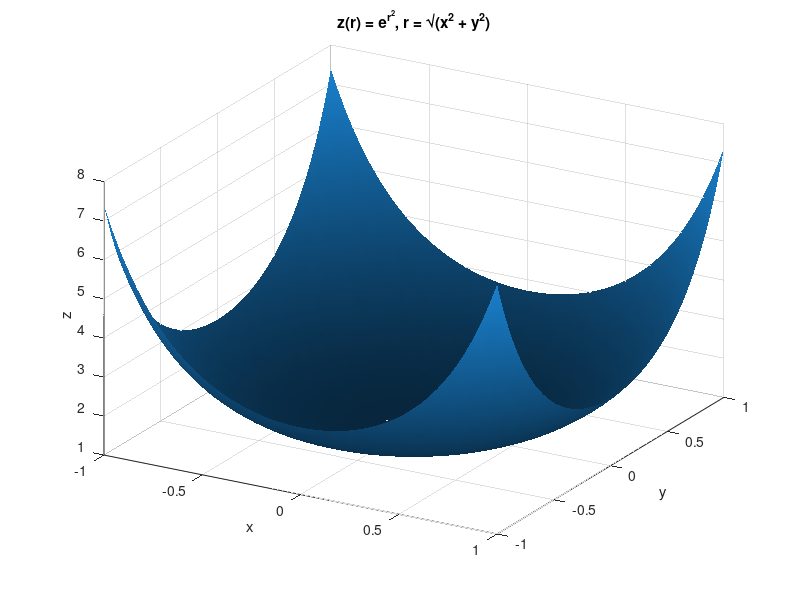
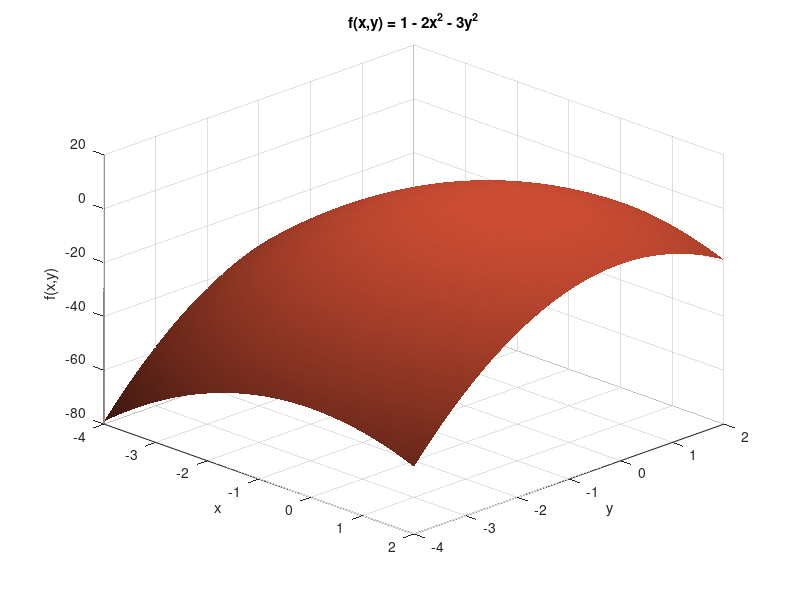
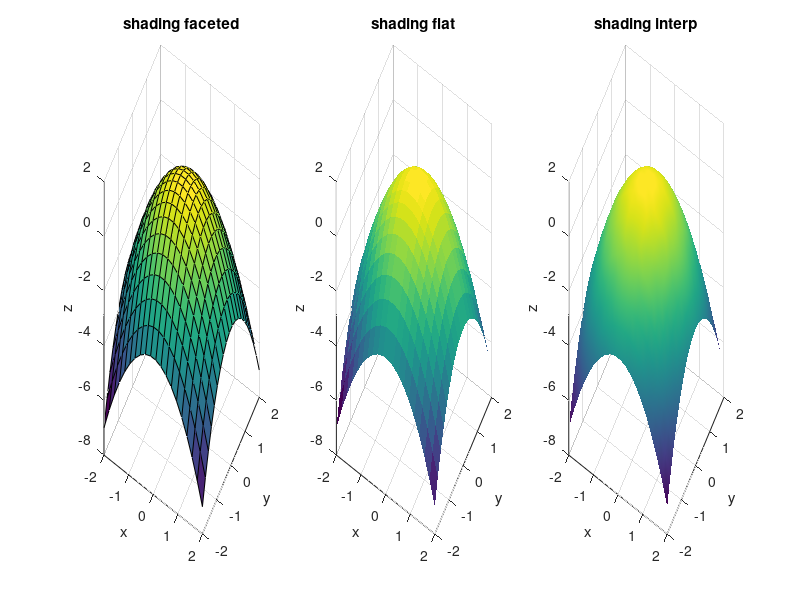

Here is the MATLAB script that generated these plots, in order:
clear; clc; close all;

%Name: Megan
%Surname: Musanjeya
%Group: Ekfu-25/1
%Date: 02/10/2026

x = linspace(-1, 1, 60);
y = linspace(-1, 1, 60);
[X, Y] = meshgrid(x, y);

R = sqrt(X.^2 + Y.^2);
Z = exp(R.^2);

figure;
surf(X, Y, Z);

base = [0.1 0.5 0.8];                    
colormap(base .* linspace(0.3, 1, 64)');
shading interp;                          

view(30, 30);                            

xlabel('x'); ylabel('y'); zlabel('z');
title('z(r) = e^{r^2}, r = \surd(x^2 + y^2)');
grid on;


x = linspace(-4, 2, 60);
y = linspace(-4, 2, 60);
[X, Y] = meshgrid(x, y);

F = 1 - 2*X.^2 - 3*Y.^2;

figure;
surf(X, Y, F);

base = [0.8 0.3 0.2];                    
colormap(base .* linspace(0.3, 1, 64)');
shading interp;

view(45, 30);                            

xlabel('x'); ylabel('y'); zlabel('f(x,y)');
title('f(x,y) = 1 - 2x^2 - 3y^2');
grid on;

%complementary task
x = linspace(-2, 2, 20);
y = linspace(-2, 2, 20);
[X, Y] = meshgrid(x, y);

Z = 1 - (X.^2 + Y.^2);

figure;

subplot(1,3,1);
surf(X, Y, Z);
shading faceted;                 
title('shading faceted');
xlabel('x'); ylabel('y'); zlabel('z');
view(30, 30); grid on;

subplot(1,3,2);
surf(X, Y, Z);
shading flat;                    
title('shading flat');
xlabel('x'); ylabel('y'); zlabel('z');
view(30, 30); grid on;

subplot(1,3,3);
surf(X, Y, Z);
shading interp;                  
title('shading interp');
xlabel('x'); ylabel('y'); zlabel('z');
view(30, 30); grid on;
